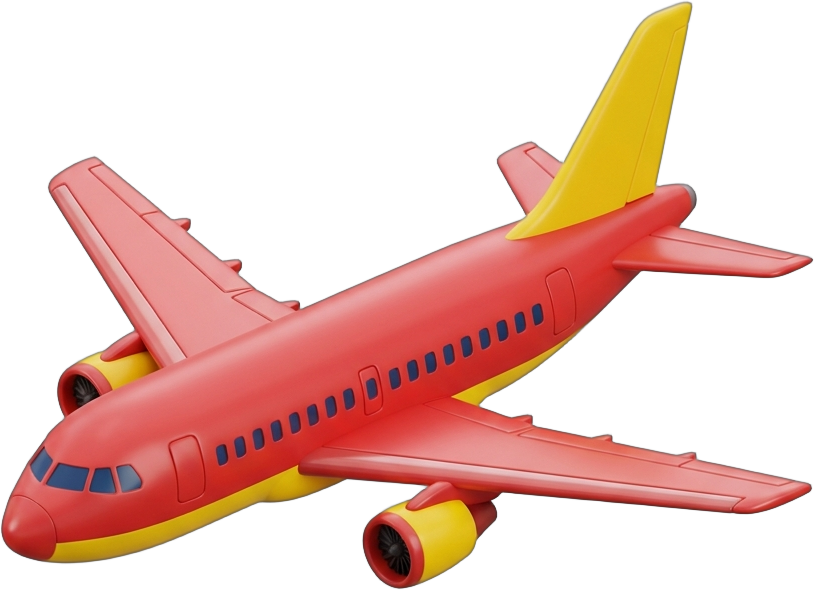
#> input picture assets/objects_3d/airliner.png, 814 x 590 px
$ python -i auto_cutout.py   (imports and definitions only)
#> lines starting #> are read from the running program, lines starting #| are printed output that depends on the picture; after the words box and inside, x2 and y2 are one past the last pixel; in counts of white or black regions, pixels touching at a corner belong together
#> further down, picture is the input picture: PIL image 814x590 RGBA; mean R, G, B, A 81.1, 42.7, 33, 99.2
"""
auto_cutout.py - Tự động bóc tách nền nhân vật/vật thể bằng AI (BiRefNet / BRIA-RMBG SOTA)
Hỗ trợ hiệu ứng cao cấp cho cả Video 16:9 (Dài) & 9:16 (Ngắn):
1. Multi-Model Support: Mặc định bria-rmbg (1GB High-Res), hỗ trợ birefnet-general, isnet-general-use
2. De-fringing & Alpha Feathering: Khử triệt để viền lem nhem, halo trắng/đen quanh chi tiết cơ khí
3. Soft Rim Light: Ánh sáng ven mềm hổ phách/neon tôn khối chủ thể điện ảnh
4. 3D Double-Layer Contact & Cast Shadow: Đổ bóng sàn tiếp xúc 3D 2 tầng chân thực
5. Sticker Outline: Viền nét mảnh (tùy chọn)
"""

import sys
import os
from pathlib import Path

# Đảm bảo UTF-8 cho Windows console
# [10 lines not run here, left out]

from PIL import Image, ImageFilter, ImageOps, ImageEnhance, ImageChops
import numpy as np
import rembg

# Session cache toàn cục tránh load lại model nhiều lần
_GLOBAL_SESSIONS = {}

# [11 lines left out: function get_rembg_session, not called in this run]


def defringe_alpha(
    image_rgba: Image.Image,
    erode_px: int = 1,
    feather_radius: float = 0.7,
    iterations: int = 2,
) -> Image.Image:
    """
    Khử viền sáng/răng cưa chuyên sâu cho nền xanh đêm #061224 (SOTA De-fringing & Alpha Erosion):
    1. Khử nhiễm màu nền trắng/xám (Color Decontamination): kéo màu RGB vùng lõi bên trong ra biên
       và dập tắt các pixel halo trắng/xám bám quanh vật thể tối màu.
    2. Co nhẹ mặt nạ biên `erode_px` (1px) để cắt sạch rìa nền sáng còn sót.
    3. Làm mềm biên `feather_radius` (0.7px GaussianBlur lên kênh alpha) triệt tiêu răng cưa.
    """
#> called with erode_px = 1, feather_radius = 0.7, iterations = 2
    if image_rgba.mode != "RGBA":
        image_rgba = image_rgba.convert("RGBA")

    r, g, b, a = image_rgba.split()
    alpha_np = np.array(a, dtype=np.uint8)

    if np.all(alpha_np == 0) or np.all(alpha_np == 255):
        return image_rgba

    # Bước 1: Lan truyền màu lõi (inner RGB) ra vùng biên bán trong suốt & dập halo trắng/xám
    rgb_np = np.stack(
        [np.array(r, dtype=np.float32), np.array(g, dtype=np.float32), np.array(b, dtype=np.float32)],
        axis=-1,
    )
    core_mask_pil = a.filter(ImageFilter.MinFilter(5))
    core_mask = np.array(core_mask_pil, dtype=np.uint8) >= 220
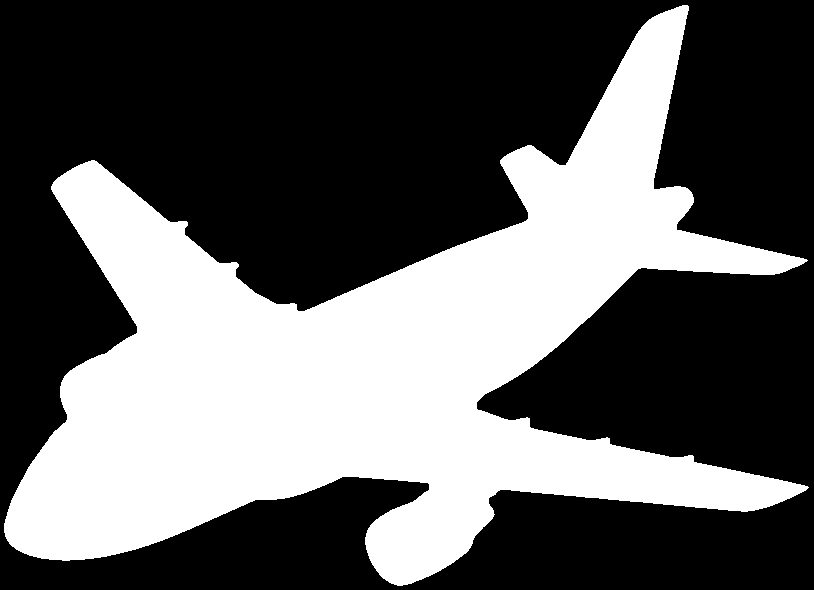
#> core_mask: shape (590, 814) bool; 36.8% white; 1 white region, box (x1, y1, x2, y2) and area: (4, 5, 809, 586) 176689

    # Tính màu tham chiếu tối/sạch từ vùng sát lõi bằng MinFilter nhẹ để triệt viền trắng sáng
    r_inner = np.array(r.filter(ImageFilter.MinFilter(3)), dtype=np.float32)
    g_inner = np.array(g.filter(ImageFilter.MinFilter(3)), dtype=np.float32)
    b_inner = np.array(b.filter(ImageFilter.MinFilter(3)), dtype=np.float32)
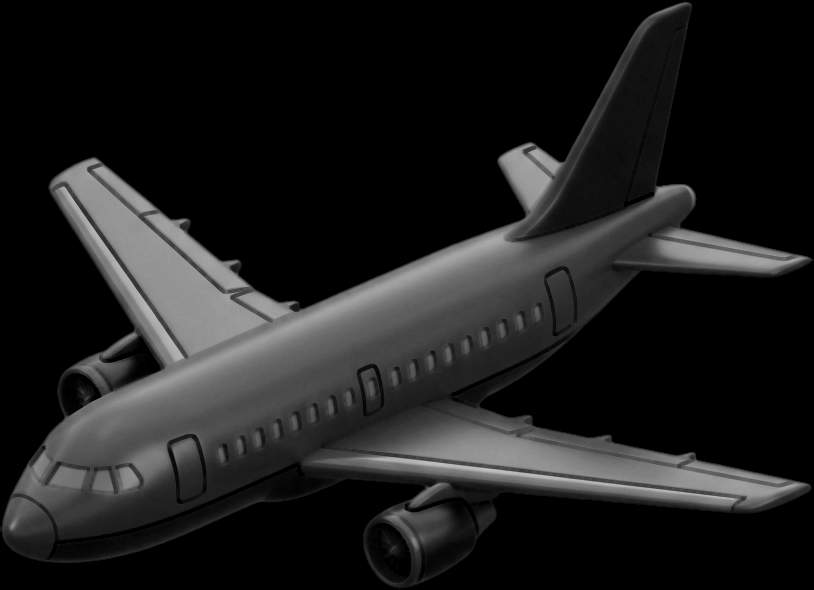
#> b_inner: shape (590, 814) float32; min 0, max 193, mean 29.7
    inner_min_rgb = np.stack([r_inner, g_inner, b_inner], axis=-1)

    # Ở dải viền ngoài (~2-3px quanh mép alpha), khử hoàn toàn lốm đốm trắng/xám có độ sáng cao hơn lõi
    edge_zone = (alpha_np > 0) & (~core_mask)
#> edge_zone: shape (590, 814) bool; 3.4% white; 1 white region, box (x1, y1, x2, y2) and area: (0, 0, 814, 590) 16501
    rgb_max = np.max(rgb_np, axis=-1)
    rgb_min = np.min(rgb_np, axis=-1)
    sat = rgb_max - rgb_min
    luma = 0.299 * rgb_np[..., 0] + 0.587 * rgb_np[..., 1] + 0.114 * rgb_np[..., 2]
    inner_luma = 0.299 * inner_min_rgb[..., 0] + 0.587 * inner_min_rgb[..., 1] + 0.114 * inner_min_rgb[..., 2]
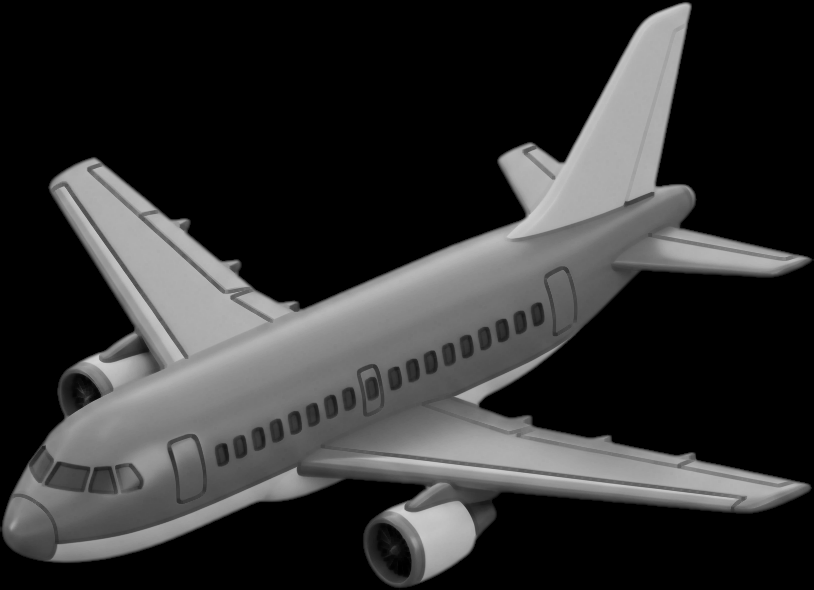
#> inner_luma: shape (590, 814) float32; min 0, max 211.2, mean 49.4

    # Pixel biên bị ám nền trắng/xám (ít bão hòa hoặc sáng vọt hơn phần thịt bên trong) -> thay bằng màu lõi tối hơn
    white_gray_halo = edge_zone & ((luma > inner_luma + 14.0) | ((rgb_min > 145.0) & (sat < 42.0)))
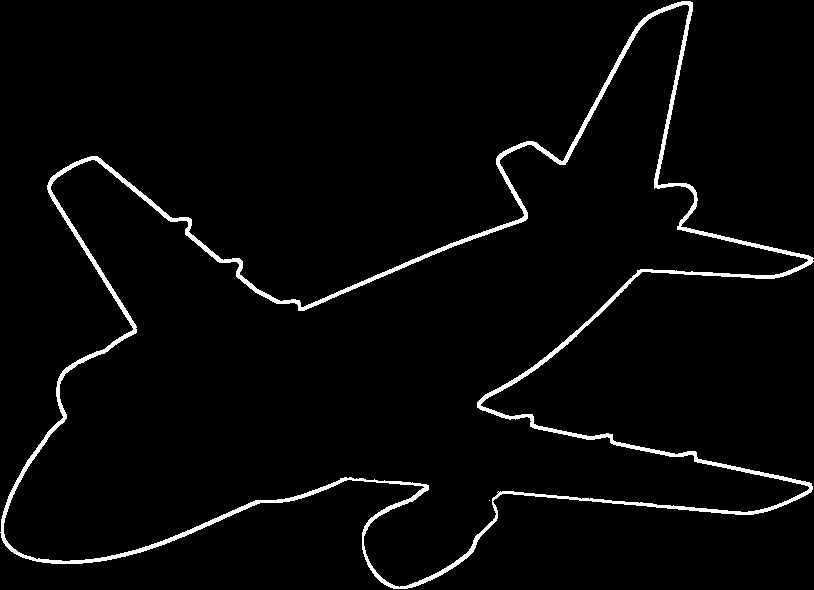
#> white_gray_halo: shape (590, 814) bool; 3% white; 2 white regions (1 under 20 px), largest, box (x1, y1, x2, y2) and area: (0, 1, 814, 589) 14531
    rgb_np[white_gray_halo] = inner_min_rgb[white_gray_halo]
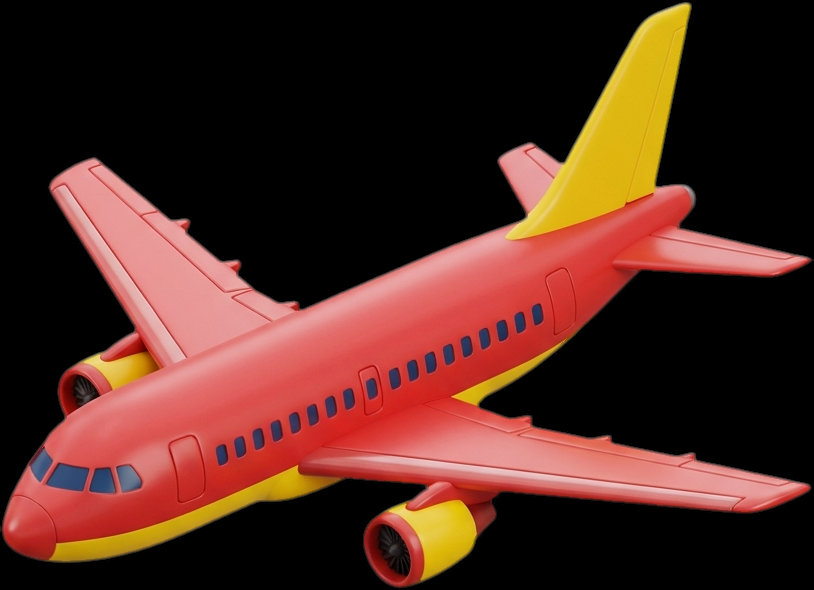
#> rgb_np: shape (590, 814, 3) float32; mean R, G, B 79.3, 41.7, 32.2

    # Hòa mượt thêm 2 vòng ở sát biên để chuyển sắc tự nhiên
    rgb_img = Image.fromarray(np.clip(rgb_np, 0, 255).astype(np.uint8), mode="RGB")
    for _ in range(max(1, iterations)):
        edge_mask = a.filter(ImageFilter.FIND_EDGES).filter(ImageFilter.MaxFilter(3))
        rgb_blurred = rgb_img.filter(ImageFilter.BoxBlur(1))
        rgb_img = Image.composite(rgb_img, rgb_blurred, ImageChops.invert(edge_mask))

    # Bước 2: Co nhẹ mặt nạ biên 1px (MinFilter(3)) nhưng bảo toàn chi tiết mảnh nếu quá nhỏ
    clean_a = a
    if erode_px > 0:
        k_size = max(3, int(erode_px) * 2 + 1)
        eroded = a.filter(ImageFilter.MinFilter(k_size))
        if np.any(np.array(eroded, dtype=np.uint8) > 32):
            clean_a = eroded

    # Bước 3: Làm mềm biên 0.7px bằng GaussianBlur lên kênh alpha
    if feather_radius > 0:
        clean_a = clean_a.filter(ImageFilter.GaussianBlur(float(feather_radius)))
        # Dọn sạch bụi alpha siêu mờ (< 6) ngoài rìa sau khi blur để nền trong suốt tuyệt đối
        a_arr = np.array(clean_a, dtype=np.uint8)
        a_arr[a_arr < 6] = 0
#> a_arr: shape (590, 814); min 0, max 255, mean 96.7
        clean_a = Image.fromarray(a_arr, mode="L")

    r_clean, g_clean, b_clean = rgb_img.split()
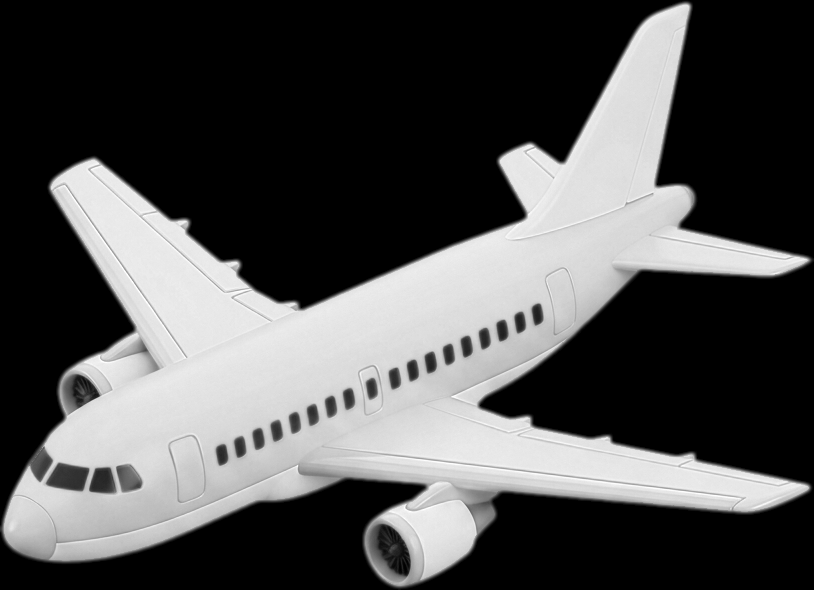
#> r_clean: PIL image 814x590 L; min 0, max 254, mean 79.5
    return Image.merge("RGBA", (r_clean, g_clean, b_clean, clean_a))
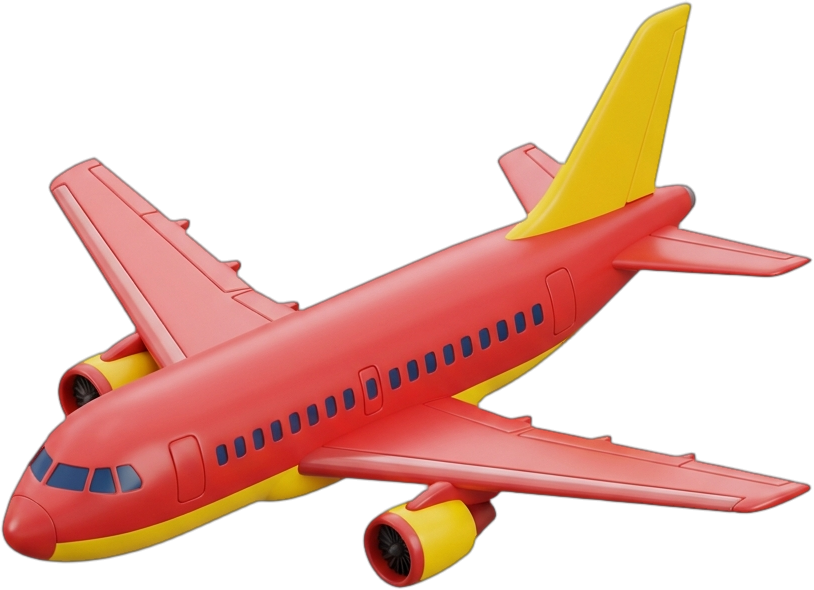
#> returned value: PIL image 814x590 RGBA; mean R, G, B, A 79.5, 41.7, 32.2, 96.7; transparent parts drawn white


def defringe_rgba(image_rgba: Image.Image, iterations: int = 2) -> Image.Image:
    """Alias tương thích ngược gọi thẳng defringe_alpha chuẩn mới."""
    return defringe_alpha(image_rgba, erode_px=1, feather_radius=0.7, iterations=iterations)


# [283 lines left out: functions apply_alpha_feathering, add_outline, add_soft_rim_light, add_3d_double_shadow, check_cutout_completeness, apply_soft_bottom_fade and 1 more, not called in this run]


# [33 lines not run here, left out]

>>> from PIL import Image
>>> picture = Image.open('../assets/objects_3d/airliner.png')
>>> result = defringe_alpha(picture)

$ run again, on assets/objects_3d/barrier.png
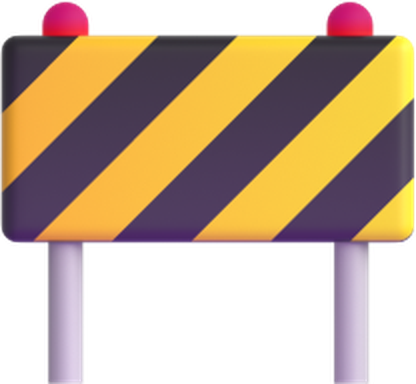
#> input picture assets/objects_3d/barrier.png, 416 x 384 px
#> picture is the input picture: PIL image 416x384 RGBA; mean R, G, B, A 105.1, 82.2, 59.6, 155.4
#> in defringe_alpha, `core_mask = np.array(core_mask_pil, dtype=np.uint8) >= 220`:
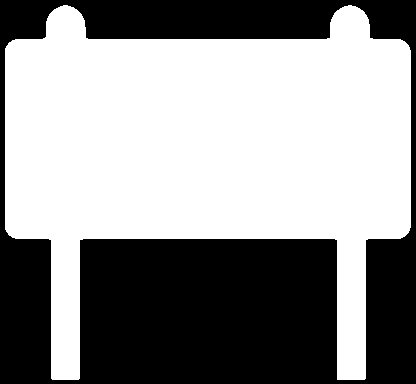
#> core_mask: shape (384, 416) bool; 57.3% white; 1 black region, box (x1, y1, x2, y2) and area: (0, 0, 416, 384) 68207
#> edge_zone: shape (384, 416) bool; 7.2% white; 1 white region, box (x1, y1, x2, y2) and area: (0, 0, 416, 384) 11422
#> white_gray_halo: shape (384, 416) bool; 4.2% white; 21 white regions (18 under 20 px), largest, box (x1, y1, x2, y2) and area: (0, 0, 416, 384) 3411, (55, 239, 337, 384) 2583, (0, 185, 51, 384) 706
#> a_arr: shape (384, 416); min 0, max 255, mean 152.3
#> in defringe_alpha, `return Image.merge("RGBA", (r_clean, g_clean, b_clean, clean_a))`:
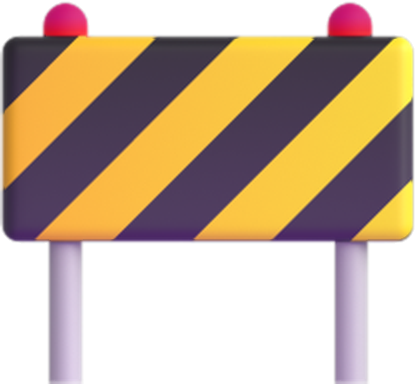
#> returned value: PIL image 416x384 RGBA; mean R, G, B, A 100.3, 78.3, 55.4, 152.3; transparent parts drawn white

$ run again, on assets/objects_3d/coin.png
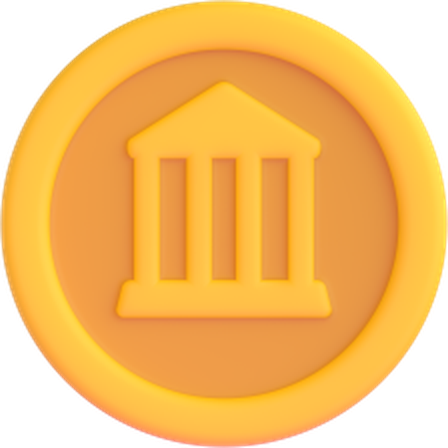
#> input picture assets/objects_3d/coin.png, 448 x 448 px
#> picture is the input picture: PIL image 448x448 RGBA; mean R, G, B, A 196.7, 139.8, 54.2, 199
#> in defringe_alpha, `core_mask = np.array(core_mask_pil, dtype=np.uint8) >= 220`:
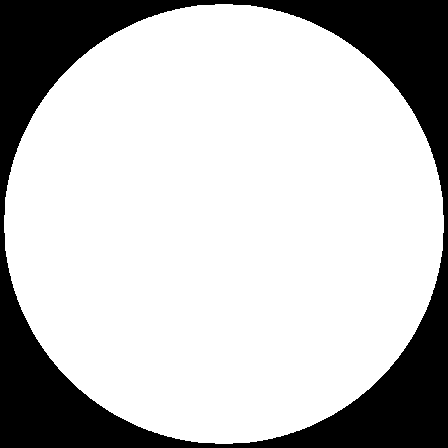
#> core_mask: shape (448, 448) bool; 75.6% white; 1 black region, box (x1, y1, x2, y2) and area: (0, 0, 448, 448) 48917
#> edge_zone: shape (448, 448) bool; 4.5% white; 1 white region, box (x1, y1, x2, y2) and area: (0, 0, 448, 448) 9100
#> white_gray_halo: shape (448, 448) bool; 2.1% white in thin lines or dots
#> a_arr: shape (448, 448); min 0, max 255, mean 196.7
#> in defringe_alpha, `return Image.merge("RGBA", (r_clean, g_clean, b_clean, clean_a))`:
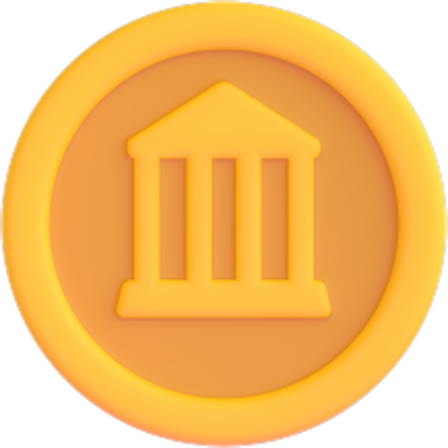
#> returned value: PIL image 448x448 RGBA; mean R, G, B, A 191.9, 136.2, 52.5, 196.7; transparent parts drawn white
